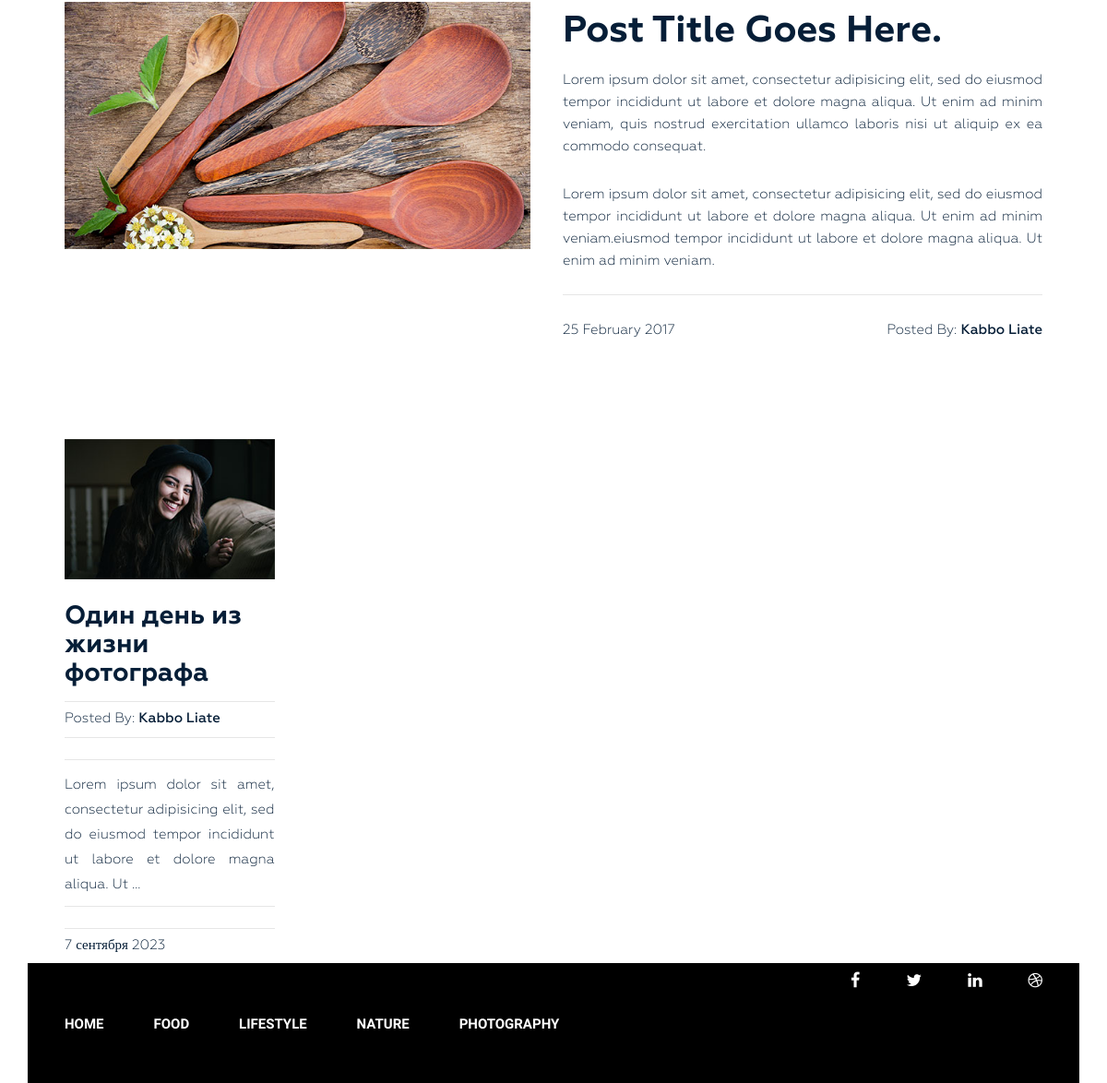
/tag/beauty/ (lower part), run on an earlier commit of the app's database.
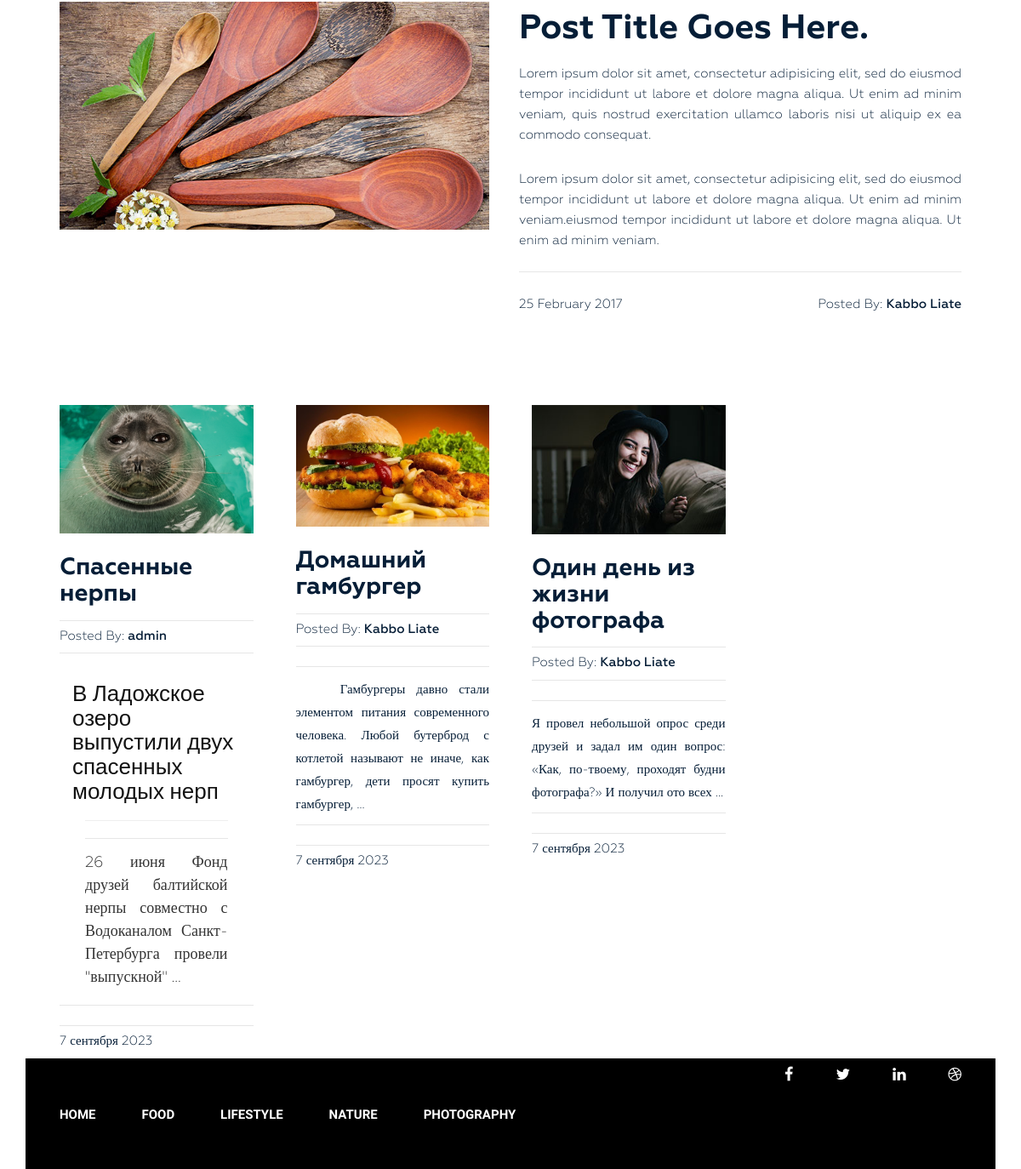
And on a later commit of the database.
### blog/models.py (models this page shows, shortened)
class Post(models.Model):
    title = models.CharField(max_length=255)
    slug = models.SlugField(max_length=255, verbose_name='Url_post', unique=True)
    author = models.CharField(max_length=100)
    content = models.TextField(blank=True)
    created_at = models.DateTimeField(auto_now_add=True, verbose_name='Опубликовано')
    photo = models.ImageField(upload_to='photos', blank=True)
    views = models.IntegerField(default=0, verbose_name='Количество просмотров')
    category = models.ForeignKey(Category, on_delete=models.PROTECT, related_name='posts')
    tags = models.ManyToManyField(Tag, blank=True, related_name='posts')
    def get_absolute_url(self):
        return reverse('post', kwargs={'slug': self.slug})
    class Meta:
        verbose_name = 'Статья(ю)'
        verbose_name_plural = 'Статьи'
        ordering = ['-created_at']

class Category(models.Model):
    title = models.CharField(max_length=255)
    slug = models.SlugField(max_length=255, verbose_name='Url_category', unique=True)
    def get_absolute_url(self):
        return reverse('category', kwargs={'slug': self.slug})
    class Meta:
        verbose_name = 'Категория(ю)'
        verbose_name_plural = 'Категории'
        ordering = ['title']

### blog/views.py (the view)
# urls.py: path('tag/<str:slug>/', PostsByTag.as_view(), name='tag'),
class PostsByTag(ListView):
    template_name = 'blog/index.html'
    context_object_name = 'posts'
    paginate_by = 4
    allow_empty = False
    def get_queryset(self):
        return Post.objects.filter(tags__slug=self.kwargs['slug'])
    def get_context_data(self, *, object_list=None, **kwargs):
        context = super().get_context_data(**kwargs)
        context['title'] = 'Записи по тегу: ' + str(Tag.objects.get(slug=self.kwargs['slug']))
        return context

### blog/models.py (called while the page is built)
    def __str__(self):
        return self.title

### blog/templatetags/menu.py (called while the page is built)
@register.inclusion_tag('blog/menu_tpl.html')
def show_menu(menu_class='menu'):
    categories = Category.objects.all()
    return {'categories': categories, 'menu_class': menu_class}

### blog/templates/blog/index.html (shortened to what this page needs)
{% extends 'base.html' %}
{% load static %}
{% block content %}
    <section class="blog-post-area">
        <div class="container">
            <div class="row">
                <div class="blog-post-area-style">
                    <div class="col-md-12">
                        <div class="single-post-big">
                            <div class="big-image">
                                <img src="{% static 'img/post-image1.jpg' %}" alt="">
                            </div>
                            <div class="big-text">
                                <h3><a href="#">Post Title Goes Here.</a></h3>
                                <p>Lorem ipsum dolor sit amet, consectetur adipisicing elit, sed do eiusmod tempor
                                    incididunt ut labore et dolore magna aliqua. Ut enim ad minim veniam, quis nostrud
                                    exercitation ullamco laboris nisi ut aliquip ex ea commodo consequat.</p>
                                <p>Lorem ipsum dolor sit amet, consectetur adipisicing elit, sed do eiusmod tempor
                                    incididunt ut labore et dolore magna aliqua. Ut enim ad minim veniam.eiusmod tempor
                                    incididunt ut labore et dolore magna aliqua. Ut enim ad minim veniam.</p>
                                <h4><span class="date">25 February 2017</span><span class="author">Posted By: <span
                                        class="author-name">Kabbo Liate</span></span>
                                </h4>
                            </div>
                        </div>
                    </div>
                    {% for post in posts %}
                        <div class="col-md-3">
                            <div class="single-post">
                                {% if post.photo %}
                                    <img src="{{ post.photo.url }}" alt="{{ post.title }}">
                                {% else %}
                                    <img src="https://static-cdn5-2.vigbo.tech/u2973/47326/blog/4207466/2992763/37757090/1000-29062d795dc9f786b7aa7d82ccc2376f.jpg"
                                         alt="{{ post.title }}">
                                {% endif %}
                                <h3><a href="{{ post.get_absolute_url }}">{{ post.title }}</a></h3>
                                <h4><span>Posted By: <span class="author-name">{{ post.author }}</span></span>
                                </h4>
                                <p>{{ post.content|truncatewords_html:20|safe }}</p>
                                <h4><span>{{ post.created_at|date:"j E Y" }}</span></h4>
                            </div>
                        </div>
                    {% endfor %}
                </div>
            </div>
        </div>
    </section>
{% endblock %}

### templates/base.html (shortened to what this page needs)
{% load static %}
{% load cache %}
<html lang="en">
<head>
    <link rel="stylesheet" href="{% static 'css/bootstrap.css' %}">
    <link rel="stylesheet" href="{% static 'css/font-awesome.min.css' %}">
    <link rel="stylesheet" href="{% static 'css/owl.carousel.min.css' %}">
    <link rel="stylesheet" href="{% static 'css/owl.theme.default.min.css' %}">
    <link rel="stylesheet" href="{% static 'style.css' %}">
    <link rel="stylesheet" href="{% static 'responsive.css' %}">
</head>
<body>
<div class="wrapper">
    {% block content %}{% endblock %}
    {% cache 20 footer %}
        {% include 'inc/_footer.html' %}
    {% endcache %}
</div>
</body>
</html>

### templates/inc/_header.html (shortened to what this page needs)
{% load menu %}

### blog/templates/blog/menu_tpl.html
<div class="{{ menu_class }}">
    <ul>
        <li><a href="{% url 'home' %}">Home</a></li>
        {% for item in categories %}
            <li><a href="{{ item.get_absolute_url }}">{{ item.title }}</a></li>
        {% endfor %}
    </ul>
</div>

### templates/inc/_footer.html
{% load menu %}
<footer class="footer">
    <div class="container">
        <div class="row">
            <div class="col-md-12">
                <div class="footer-bg">
                    <div class="row">
                        <div class="col-md-9">
                            {% show_menu 'footer-menu' %}
                        </div>
                        <div class="col-md-3">
                            <div class="footer-icon">
                                <p><a href="#"><i class="fa fa-facebook" aria-hidden="true"></i></a><a href="#"><i
                                        class="fa fa-twitter" aria-hidden="true"></i></a><a href="#"><i
                                        class="fa fa-linkedin" aria-hidden="true"></i></a><a href="#"><i
                                        class="fa fa-dribbble" aria-hidden="true"></i></a></p>
                            </div>
                        </div>
                    </div>
                </div>
            </div>
        </div>
    </div>
</footer>

### base/static/style.css (style rules this page uses)
section.blog-post-area { margin-top: 50px; }
section.blog-post-area .big-image { float: left; width: 50%; padding-right: 35px; }
section.blog-post-area .big-text { float: right; width: 50%; padding-right: 20px; }
section.blog-post-area img { width: 100%; }
section.blog-post-area .big-text h3 { margin: 10px 0 0; }
section.blog-post-area .big-text h3 a { font-family: Geometria; font-weight: 700; font-size: 40px; color: #061e37; text-decoration: none; }
section.blog-post-area .big-text p { color: #061e37; font-family: Geometria; font-size: 15px; font-weight: 400; line-height: 24px; padding-top: 18px; text-align: justify; text-decoration: none; }
section.blog-post-area .big-text h4 { margin-top: 25px; padding-top: 30px; position: relative; }
section.blog-post-area .big-text h4::before { background: #e6e6e6 none repeat scroll 0 0; content: ""; height: 1px; position: absolute; top: 0; width: 100%; }
section.blog-post-area .single-post { padding-right: 20px; margin: 100px 0px 0px; }
section.blog-post-area h4 span { font-family: Geometria; font-weight: 400; font-size: 15px; color: #061e37; text-decoration: none; }
section.blog-post-area .big-text h4 span.author { float: right }
section.blog-post-area h4 span.author-name { font-weight: 500; }
.blog-post-area .single-post h3 a { font-family: Geometria; font-size: 28px; font-weight: 700; text-decoration: none; color: #061e37; }
.blog-post-area .single-post p { color: #061e37; font-family: Geometria; font-size: 15px; font-weight: 400; line-height: 27px; padding-top: 14px; position: relative; text-align: justify; }
.blog-post-area .single-post h4 { margin-bottom: 12px; padding-top: 10px; position: relative; }
.blog-post-area .single-post h4::before { background: #e6e6e6 none repeat scroll 0 0; content: ""; height: 1px; position: absolute; top: 0; width: 100%; }
.blog-post-area .single-post p::before { background: #e6e6e6 none repeat scroll 0 0; content: ""; height: 1px; position: absolute; top: 0; width: 100%; }
.blog-post-area .single-post h3 { margin: 25px 0 15px; }
.blog-post-area .blog-post-area-style { margin: 0 20px 0 40px; }
.wrapper footer.footer { height: 130px; }
.wrapper footer .footer-bg { background: #000 none repeat scroll 0 0; height: 130px; overflow: hidden; }
.wrapper footer.footer .footer-menu { margin: 0 }
.wrapper footer.footer .footer-menu ul { line-height: 130px; margin: 0; padding: 0; }
.wrapper footer.footer .footer-menu ul li { display: inline; list-style: outside none none; margin: 0; padding: 30px 0px; }
.wrapper footer.footer .footer-menu ul li a { color: #fff; font-family: "Raleway", sans-serif; font-size: 15px; font-weight: 600; line-height: 70px; margin-left: 40px; padding: 26px 10px 26px 0; text-decoration: none; text-transform: uppercase; }
.wrapper footer.footer .footer-icon p { float: right; line-height: 130px; }
.wrapper footer.footer .footer-icon p i { color: #fff; font-size: 18px; margin-right: 30px; padding: 10px; }

What changed in the data, as far as the page shows it:
added Post: photo (picture), title "Спасенные нерпы", author "admin", content "В Ладожское озеро выпустили двух спасенных молодых нерп 26 июня Фонд друзей балтийской нерпы совместно с Водоканалом Санкт-Петербурга провели \"выпускной\" …", created_at "7 сентября 2023"
added Post: photo (picture), title "Домашний гамбургер", author "Kabbo Liate", content "Гамбургеры давно стали элементом питания современного человека. Любой бутерброд с котлетой называют не иначе, как гамбургер, дети просят купить гамбургер, …", created_at "7 сентября 2023"
changed Post "Один день из жизни фотографа": content "Lorem ipsum dolor sit amet, consectetur adipisicing elit, sed do eiusmod tempor incididunt ut labore et dolore magna aliqua. Ut …" → "Я провел небольшой опрос среди друзей и задал им один вопрос: «Как, по-твоему, проходят будни фотографа?» И получил ото всех …"
